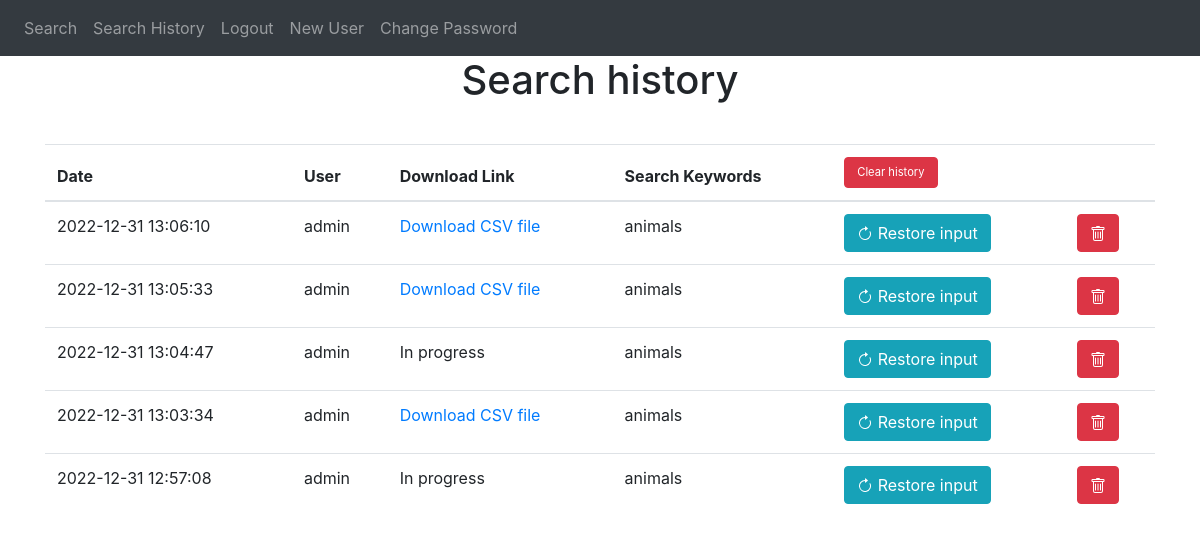
The app's page /history (signed in), older data.
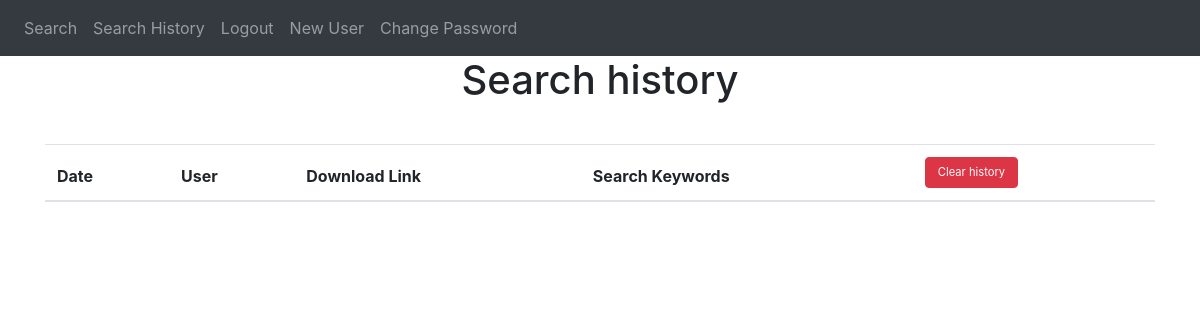
The same page, newer data.
### sd_app/models.py (models this page shows)
class Search(db.Model):
    id = db.Column(db.Integer, primary_key=True)
    date = db.Column(db.DateTime(timezone=True), default=func.now())
    user = db.Column(db.String(150))
    keywords = db.Column(db.String(150))
    csv_path = db.Column(db.String(150))

### sd_app/views.py (the view)
@views.route('/history', methods=['GET'])
@login_required
def history():
    return render_template("history.html",
    user=current_user,
    searches=Search.query.order_by(Search.date.desc()).all(),
    json_load=json.loads,
    set=set)

### sd_app/__init__.py (called while the page is built)
def create_app():
    global app
    app = Flask(__name__)
    app.config['SECRET_KEY'] = 'THISISTHESECRETKEY'
    app.config['SQLALCHEMY_DATABASE_URI'] = db_string_conn
    db.init_app(app)
    env = Environment(          #Jinja env
        loader=PackageLoader("sd_app"),
        autoescape=select_autoescape()
    )
    from .views import views
    from .auth import auth
    app.register_blueprint(views, url_prefix='/')
    app.register_blueprint(auth, url_prefix='/')
    from .models import User
    create_database(app)
    login_manager = LoginManager()
    login_manager.login_view = 'auth.login'
    login_manager.init_app(app)
    @login_manager.user_loader
    def load_user(id):
        return User.query.get(int(id))
    return app

### sd_app/templates/history.html (shortened to what this page needs)
{% extends "base.html" %} {% block title %}Search history{% endblock %}
{% block content %}
<h1 align="center" style="margin-bottom:1em">Search history</h1>
<table class="table" id="keyword-table">
    <thead>
        <tr>
        <th scope="col">Date</th>
        <th scope="col">User</th>
        <th scope="col">Download Link</th>
        <th scope="col">Search Keywords</th>
        <th scope="col" colspan="2">
          <button type="button" class="btn btn-danger" onClick="clear_table('history')" style="font-size:70%">Clear history</button>
        </th>
        </tr>
    </thead>
    <tbody>
        {%for search in searches %}
    <tr>
    <td>
        {{search.date.strftime('%Y-%m-%d %H:%M:%S')}}
    </td>
    <td>
        {{search.user}}
    </td>
    <td>
        {% if search.csv_path != 'In progress' %}
      <a href="{{ url_for('views.download', filename=search.csv_path) }}">Download CSV file</a>
        {% else %}
        In progress
        {% endif %}
    </td>
    <td>
        {{ ', '.join(set(json_load(search.keywords).get('keyword').values())) }}
    </td>
    <td class="column_action">
        <button type="button" class="btn btn-info" onClick="repeat_search({{ search.keywords }})">
           Restore input
        </button>
    </td>
    <td class="column_action">
        <button type="button" class="btn btn-danger" onClick="delete_row({{ search.id }}, 'history')">
        </button>
    </td>
    </tr>
        {% endfor %}
  </tbody>
</table>
{% endblock %}

### sd_app/templates/base.html (shortened to what this page needs)
<!DOCTYPE html>
<html>
  <head>
    <link
      rel="stylesheet"
      href="https://stackpath.bootstrapcdn.com/bootstrap/4.4.1/css/bootstrap.min.css"
    />
    <link rel="stylesheet" href="{{ url_for('static', filename='base.css') }}">
  </head>
  <body>
    <nav class="navbar navbar-expand-lg navbar-dark bg-dark">
      <div class="collapse navbar-collapse" id="navbar">
        <div class="navbar-nav">
          {% if user.is_authenticated %}
          <a class="nav-item nav-link" id="search" href="/search">Search</a>
          <a class="nav-item nav-link" id="history" href="/history">Search History</a>
          <a class="nav-item nav-link" id="logout" href="/logout">Logout</a>
          <a class="nav-item nav-link" id="logout" href="/sign-up">New User</a>
          <a class="nav-item nav-link" id="settings" href="/change_password">Change Password</a>
          {% endif %}
        </div>
      </div>
    </nav>
    <div class="container">{% block content %}
    {% endblock %}
    </div>
  </body>
</html>

Row changes from the older to the newer data that the page shows:
removed Search: date "2022-12-31 13:06:10", user "admin", keywords "animals"
removed Search: date "2022-12-31 13:05:33", user "admin", keywords "animals"
removed Search: date "2022-12-31 13:04:47", user "admin", csv_path "In progress", keywords "animals"
removed Search: date "2022-12-31 13:03:34", user "admin", keywords "animals"
removed Search: date "2022-12-31 12:57:08", user "admin", csv_path "In progress", keywords "animals"
